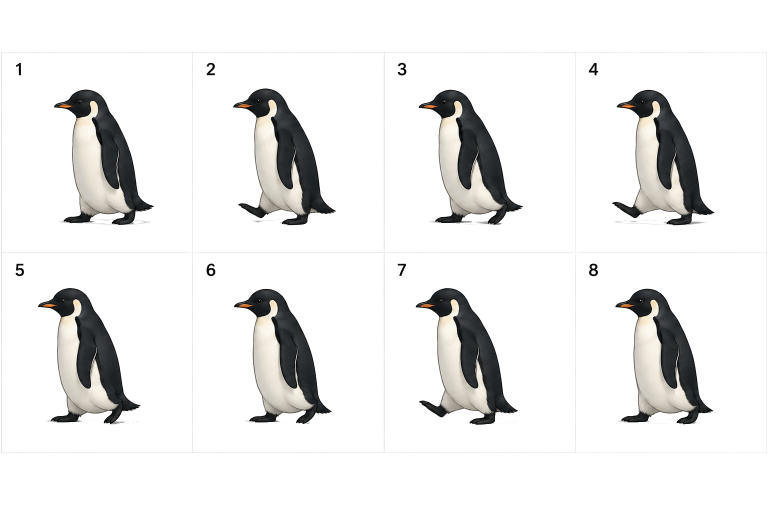
#> input picture incoming/tux.png, 1536 x 1024 px (shown at 1/2 size)
$ python slice_all.py
#> lines starting #> are read from the running program, lines starting #| are printed output that depends on the picture; after the words box and inside, x2 and y2 are one past the last pixel; in counts of white or black regions, pixels touching at a corner belong together
#!/usr/bin/env python3
"""Slice every penguin sprite sheet in ./incoming into clean, aligned frame sets.

Frames are auto-detected by connected components -- robust to uneven grids, and it
drops the number labels (too small) and any gridlines (too thin, low fill-ratio). They
are ordered reading-order (row bands top->bottom, then left->right), scaled by ONE
global factor so the standing penguin is TARGET_H tall in every set, bottom-aligned +
horizontally centered on a shared canvas, and flipped to face RIGHT (the daemon flips
back to travel left). Output: frames/<set>/NN.png  (+ preview-<set>.png).

Add a sheet by dropping it in incoming/ and listing it in SHEETS, then re-run.
"""
import os
import sys
import numpy as np
from scipy import ndimage
from PIL import Image

HERE = os.path.dirname(os.path.abspath(__file__))
INC = os.path.join(HERE, 'incoming')
FRAMES = os.path.join(HERE, 'frames')
TARGET_H = 90
MIN_BLOB = 2000     # px; penguins are 10k+, number labels are a few hundred
MIN_FILL = 0.15     # size / bbox-area; penguins ~0.4+, gridlines ~0.01

SHEETS = [
    ('tux.png', 'walk'),
    ('tux-roll.png', 'roll'),
    ('tux-somersault.png', 'somersault'),
    ('tux-jumping.png', 'jumping'),
    ('tux-flying.png', 'flying'),
]

def detect_frames(path):
    """Ordered list of tight RGBA crops (one per penguin), facing as in the source."""
#> called with path = 'incoming/tux.png'
    arr = np.asarray(Image.open(path).convert('RGBA'))
#> arr is the input picture: shape (1024, 1536, 4); mean R, G, B, A 18.5, 18.3, 17.7, 38.3
    lbl, n = ndimage.label(arr[..., 3] > 20)
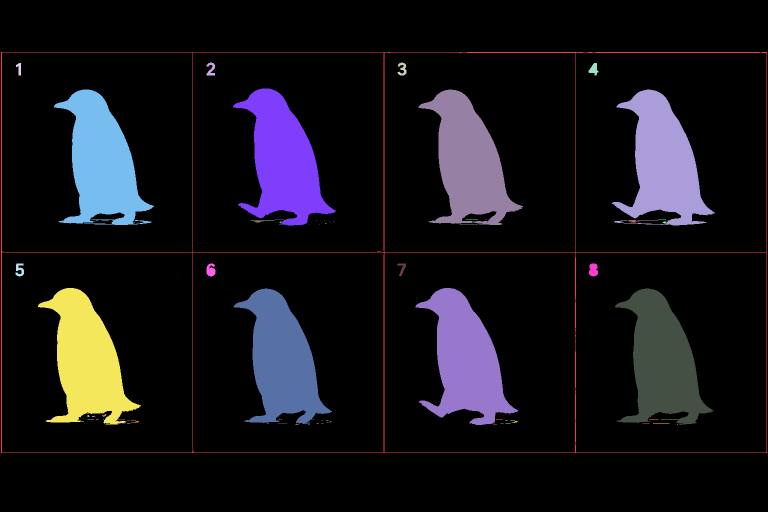
#> lbl: shape (1024, 1536) int32 (shown at 1/2 size); 88 distinct labels, from 0 to 87; one colour per label, 0 black
#> n = 87
    if n == 0:
        return []
    sizes = ndimage.sum(np.ones_like(lbl), lbl, range(1, n + 1))
#> sizes = 87 values, max 28320 at index 7, min 1 at index 5, mean 2743.3
    boxes = ndimage.find_objects(lbl)
#> boxes = 87 items
    keep = []
    for i in range(1, n + 1):
        sl = boxes[i - 1]
        if sl is None:
            continue
        h = sl[0].stop - sl[0].start
        w = sl[1].stop - sl[1].start
        if sizes[i - 1] >= MIN_BLOB and sizes[i - 1] / (h * w) >= MIN_FILL:
            keep.append(i)
#> this loop made 87 passes
#> (h, w) on passes 1 to 12: (802, 1532), (26, 17), (26, 18), (25, 10), (25, 20), (1, 1), (274, 206), (271, 200), (271, 209), (272, 205), (1, 1), (1, 25)
#> after the loop, keep = [7, 8, 9, 10, 43, 44, 45, 46]
    if not keep:
        return []
    # row bands: whitespace gaps between rows separate them regardless of pose
    pen = np.isin(lbl, keep)
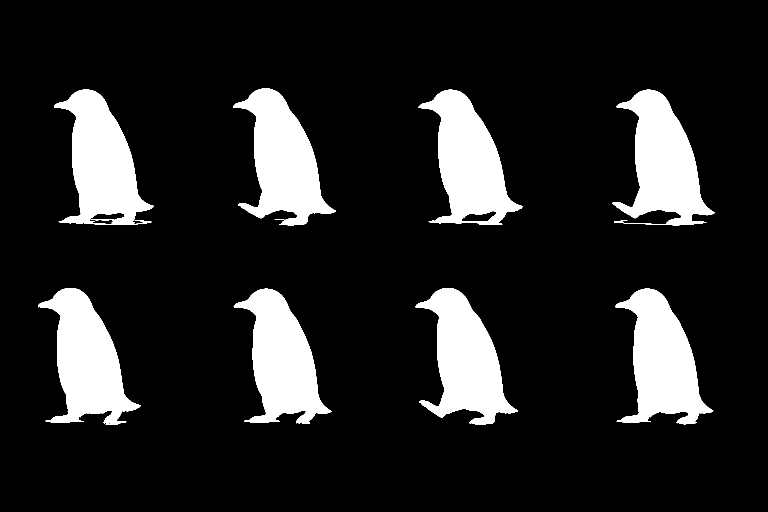
#> pen: shape (1024, 1536) bool (shown at 1/2 size); 14.3% white; 8 white regions, largest, box (x1, y1, x2, y2) and area: (108, 179, 308, 450) 28320, (466, 177, 672, 451) 28236, (1224, 179, 1429, 451) 28199
    occ = pen.any(axis=1)
    bands, y, H = [], 0, occ.shape[0]
#> bands = []; y = 0; H = 1024
    while y < H:
        if occ[y]:
            y0 = y
            while y < H and occ[y]:
                y += 1
            bands.append((y0, y))
        else:
            y += 1
#> after the loop, bands = [(177, 451), (576, 850)]; y = 1024
    cents = ndimage.center_of_mass(arr[..., 3] > 20, lbl, keep)
#> cents = [(321.3, 565.7), (325.1, 202.8), (323.6, 936.9), (325.5, 1326), (720.9, 173.1), (720.1, 930.7), (720.1, 563.4), (722.4, 1324.2)]
    items = []
    for comp, (cy, cx) in zip(keep, cents):
        band = next((bi for bi, (a, b) in enumerate(bands) if a <= cy < b), len(bands))
        items.append((band, cx, comp))
#> this loop made 8 passes
#> (comp, cy, cx, band) on passes 1 to 8: (7, 321.3, 565.7, 0), (8, 325.1, 202.8, 0), (9, 323.6, 936.9, 0), (10, 325.5, 1326, 0), (43, 720.9, 173.1, 1), (44, 720.1, 930.7, 1), (45, 720.1, 563.4, 1), (46, 722.4, 1324.2, 1)
#> after the loop, items = [(0, 565.7, 7), (0, 202.8, 8), (0, 936.9, 9), (0, 1326, 10), (1, 173.1, 43), (1, 930.7, 44), (1, 563.4, 45), (1, 1324.2, 46)]
    items.sort(key=lambda t: (t[0], t[1]))
    frames = []
    for _, _, comp in items:
        sl = boxes[comp - 1]
        sub = arr[sl].copy()
        m = lbl[sl] == comp
        sub[~m, 3] = 0
        frames.append(sub)
#> this loop made 8 passes
#> comp on passes 1 to 8: 8, 7, 9, 10, 43, 45, 44, 46
#> pass 1, in detect_frames, `m = lbl[sl] == comp`:
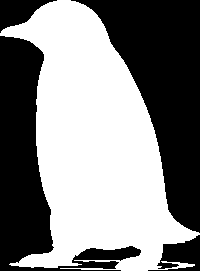
#> m: shape (271, 200) bool; 52.3% white; 4 black regions, box (x1, y1, x2, y2) and area: (71, 0, 200, 233) 13419, (0, 36, 141, 271) 10498, (148, 235, 200, 271) 1022, (0, 0, 57, 33) 941
#> after the loop:
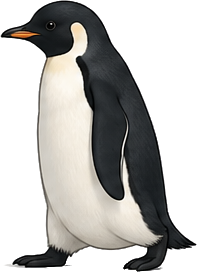
#> sub: shape (272, 197, 4); mean R, G, B, A 65.6, 64.6, 62.2, 133.8; transparent parts drawn white
#> after the loop, frames = 8 items
    return frames

# 1) detect frames for every present sheet
sets = {}
for fn, name in SHEETS:
    p = os.path.join(INC, fn)
    if os.path.exists(p):
        fr = detect_frames(p)
#> fr = 8 items
        if fr:
            sets[name] = fr
            print(f'{name:12} {len(fr):2d} frames  <- {fn}')
#| walk          8 frames  <- tux.png
        else:
            print(f'{name:12} (no frames detected in {fn})')
#> pass 2 of the loop `for fn, name in SHEETS:`:
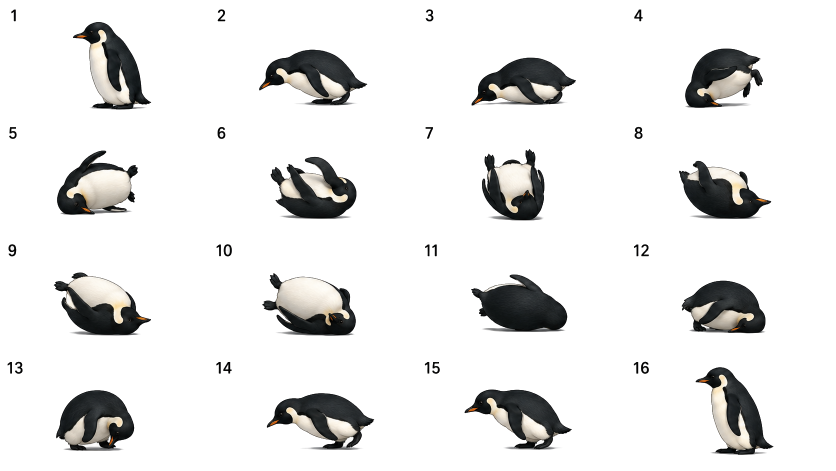
#> input picture incoming/tux-roll.png, 1672 x 941 px (shown at 1/2 size)
#> in detect_frames, arr is the input picture: shape (941, 1672, 4); mean R, G, B, A 13.4, 13.3, 12.8, 37.3
#> lbl: shape (941, 1672) int32; 40 distinct labels, from 0 to 39
#> n = 39
#> sizes = 39 values, max 16515 at index 24, min 117 at index 20, mean 5944.4
#> boxes = 39 items
#> the loop in detect_frames (call 2), `for i in range(1, n + 1):` made 39 passes
#> (h, w) on passes 1 to 8: (25, 16), (25, 16), (24, 10), (24, 18), (175, 157), (119, 156), (112, 217), (96, 209)
#> after the loop in detect_frames (call 2), `for i in range(1, n + 1):`: keep = [5, 6, 7, 8, 13, 14, 15, 16, 24, 25, 26, 27, 36, 37, 38, 39]
#> in detect_frames (call 2), `pen = np.isin(lbl, keep)`:
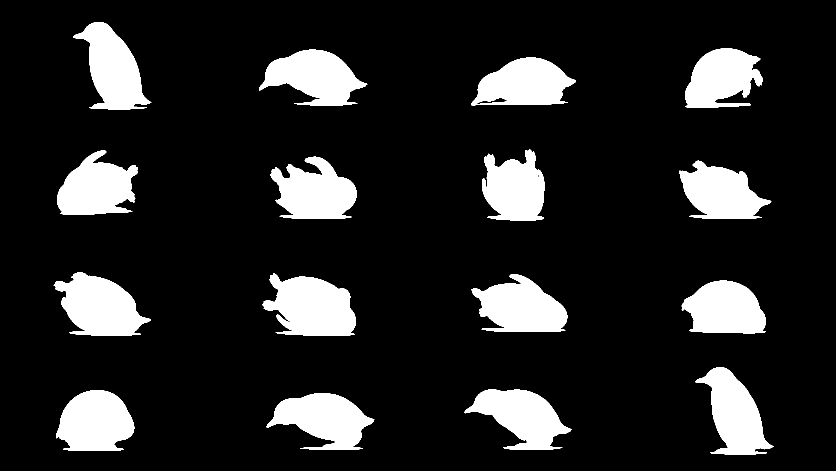
#> pen: shape (941, 1672) bool (shown at 1/2 size); 14.4% white; 16 white regions, largest, box (x1, y1, x2, y2) and area: (524, 546, 712, 672) 16515, (107, 544, 302, 671) 15397, (942, 549, 1135, 664) 14547
#> after the loop in detect_frames (call 2), `while y < H:`: bands = [(44, 219), (298, 441), (544, 672), (734, 910)]; y = 941
#> cents = [(137.7, 225.4), (156.4, 1443), (153.6, 629.4), (167.4, 1048.9), (377.3, 1029), (376.1, 192.1), (384, 629.4), (386.2, 1441.3), (613.2, 199.4), (614.3, 624.2), (614.9, 1042.1), (618.3, 1450.1), (828.3, 1469.3), (833.1, 1043.6), (844.2, 190.2), (838.4, 648.5)]
#> the loop in detect_frames (call 2), `for comp, (cy, cx) in zip(keep, cents):` made 16 passes
#> (comp, cy, cx, band) on passes 1 to 8: (5, 137.7, 225.4, 0), (6, 156.4, 1443, 0), (7, 153.6, 629.4, 0), (8, 167.4, 1048.9, 0), (13, 377.3, 1029, 1), (14, 376.1, 192.1, 1), (15, 384, 629.4, 1), (16, 386.2, 1441.3, 1)
#> after the loop in detect_frames (call 2), `for comp, (cy, cx) in zip(keep, cents):`: items = [(0, 225.4, 5), (0, 1443, 6), (0, 629.4, 7), (0, 1048.9, 8), (1, 1029, 13), (1, 192.1, 14), (1, 629.4, 15), (1, 1441.3, 16), (2, 199.4, 24), (2, 624.2, 25), (2, 1042.1, 26), (2, 1450.1, 27), (3, 1469.3, 36), (3, 1043.6, 37), (3, 190.2, 38), (3, 648.5, 39)]
#> the loop in detect_frames (call 2), `for _, _, comp in items:` made 16 passes
#> comp on passes 1 to 8: 5, 7, 8, 6, 14, 15, 13, 16
#> after the loop in detect_frames (call 2), `for _, _, comp in items:`: frames = 16 items
#| roll         16 frames  <- tux-roll.png
#> pass 3 of the loop `for fn, name in SHEETS:`:
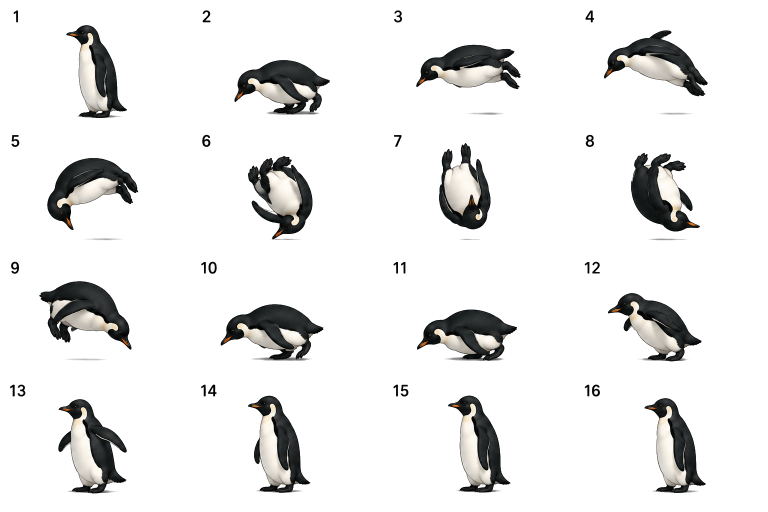
#> input picture incoming/tux-somersault.png, 1536 x 1024 px (shown at 1/2 size)
#> in detect_frames, arr is the input picture: shape (1024, 1536, 4); mean R, G, B, A 13.3, 13.2, 12.8, 34.8
#> lbl: shape (1024, 1536) int32; 46 distinct labels, from 0 to 45
#> n = 45
#> sizes = 45 values, max 14551 at index 44, min 101 at index 19, mean 4810.5
#> boxes = 45 items
#> the loop in detect_frames (call 3), `for i in range(1, n + 1):` made 45 passes
#> (h, w) on passes 1 to 8: (25, 16), (25, 16), (24, 9), (24, 18), (186, 122), (133, 208), (89, 210), (110, 192)
#> after the loop in detect_frames (call 3), `for i in range(1, n + 1):`: keep = [5, 6, 7, 8, 15, 16, 17, 18, 29, 30, 31, 32, 42, 43, 44, 45]
#> in detect_frames (call 3), `pen = np.isin(lbl, keep)`:
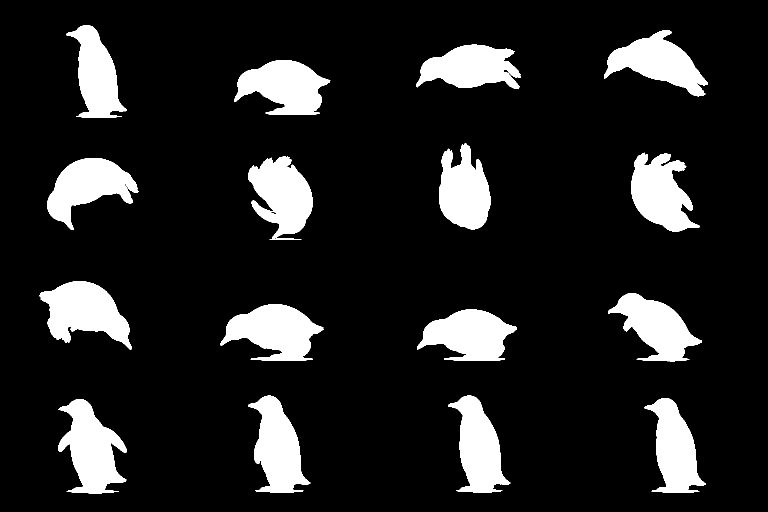
#> pen: shape (1024, 1536) bool (shown at 1/2 size); 13.4% white; 16 white regions, largest, box (x1, y1, x2, y2) and area: (116, 798, 254, 987) 14551, (78, 562, 263, 700) 14447, (441, 608, 647, 722) 14045
#> after the loop in detect_frames (call 3), `while y < H:`: bands = [(50, 236), (286, 480), (562, 723), (791, 987)]; y = 1024
#> cents = [(150.3, 192.7), (124.9, 1316.7), (134, 941.8), (173.1, 569.3), (382.3, 928.1), (385.7, 1320.9), (390.6, 564), (372.4, 175.4), (623.2, 168.5), (653.8, 1312.3), (662.5, 549.8), (670, 938.8), (896.1, 555.2), (895.3, 957.2), (898.2, 1349.3), (898.2, 182.4)]
#> the loop in detect_frames (call 3), `for comp, (cy, cx) in zip(keep, cents):` made 16 passes
#> (comp, cy, cx, band) on passes 1 to 8: (5, 150.3, 192.7, 0), (6, 124.9, 1316.7, 0), (7, 134, 941.8, 0), (8, 173.1, 569.3, 0), (15, 382.3, 928.1, 1), (16, 385.7, 1320.9, 1), (17, 390.6, 564, 1), (18, 372.4, 175.4, 1)
#> after the loop in detect_frames (call 3), `for comp, (cy, cx) in zip(keep, cents):`: items = [(0, 192.7, 5), (0, 1316.7, 6), (0, 941.8, 7), (0, 569.3, 8), (1, 928.1, 15), (1, 1320.9, 16), (1, 564, 17), (1, 175.4, 18), (2, 168.5, 29), (2, 1312.3, 30), (2, 549.8, 31), (2, 938.8, 32), (3, 555.2, 42), (3, 957.2, 43), (3, 1349.3, 44), (3, 182.4, 45)]
#> the loop in detect_frames (call 3), `for _, _, comp in items:` made 16 passes
#| somersault   16 frames  <- tux-somersault.png
#> the loop made 5 passes; the first 3 are shown
if not sets:
    print('no sheets found in', INC)
    sys.exit(1)

# 2) one global scale so the tallest frame (a standing penguin) == TARGET_H
gmax_h = max(f.shape[0] for fr in sets.values() for f in fr)
#> gmax_h = 274
scale = TARGET_H / gmax_h
#> scale = 0.328
def sized(f):
    return max(1, round(f.shape[1] * scale)), max(1, round(f.shape[0] * scale))
uni_w = max(sized(f)[0] for fr in sets.values() for f in fr)
#> uni_w = 71
uni_h = TARGET_H

# 3) place bottom-aligned + h-centered, flip to face right, save per set
for name, fr in sets.items():
    outdir = os.path.join(FRAMES, name)
    os.makedirs(outdir, exist_ok=True)
    for old in os.listdir(outdir):
        os.remove(os.path.join(outdir, old))
    imgs = []
    for i, f in enumerate(fr, start=1):
        sw, sh = sized(f)
        img = Image.fromarray(f, 'RGBA').resize((sw, sh), Image.LANCZOS)
        canvas = Image.new('RGBA', (uni_w, uni_h), (0, 0, 0, 0))
        canvas.alpha_composite(img, ((uni_w - sw) // 2, uni_h - sh))
        canvas = canvas.transpose(Image.FLIP_LEFT_RIGHT)
        canvas.save(os.path.join(outdir, f'{i:02d}.png'))
        imgs.append(canvas)
#> this loop made 8 passes
#> (sw, sh) on passes 1 to 8: (66, 89), (68, 90), (69, 89), (67, 89), (68, 90), (65, 89), (67, 90), (65, 89)
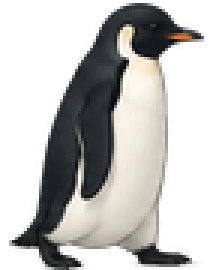
#> canvas: PIL image 71x90 RGBA (shown 3 times larger); mean R, G, B, A 66.3, 65.5, 63.3, 121.2; transparent parts drawn white
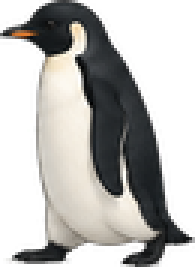
#> img: PIL image 65x89 RGBA (shown 3 times larger); mean R, G, B, A 73.3, 72.3, 69.9, 133.8; transparent parts drawn white
#> after the loop, imgs = 8 items
    pad = 6
    strip = Image.new('RGBA', (len(imgs) * (uni_w + pad) + pad, uni_h + 2 * pad), (120, 124, 130, 255))
    for i, im in enumerate(imgs):
        strip.alpha_composite(im, (pad + i * (uni_w + pad), pad))
#> this loop made 8 passes
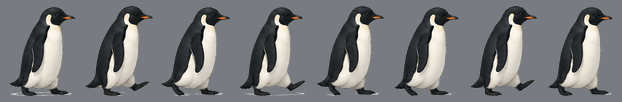
#> strip: PIL image 622x102 RGBA; mean R, G, B, A 118.8, 120.7, 122.9, 255
    strip.save(os.path.join(HERE, f'preview-{name}.png'))
#> pass 2 of the loop `for name, fr in sets.items():`:
#> the loop `for i, f in enumerate(fr, start=1):` made 16 passes
#> (sw, sh) on passes 1 to 8: (52, 57), (71, 37), (69, 32), (51, 39), (53, 42), (56, 41), (41, 47), (61, 38)
#> the loop `for i, im in enumerate(imgs):` made 16 passes
#> after the loop `for i, im in enumerate(imgs):`:
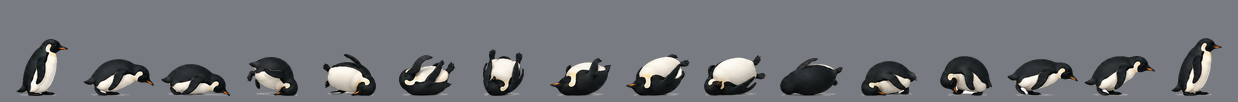
#> strip: PIL image 1238x102 RGBA; mean R, G, B, A 114.3, 117.5, 121.6, 255
#> pass 3 of the loop `for name, fr in sets.items():`:
#> the loop `for i, f in enumerate(fr, start=1):` made 16 passes
#> after the loop `for i, im in enumerate(imgs):`:
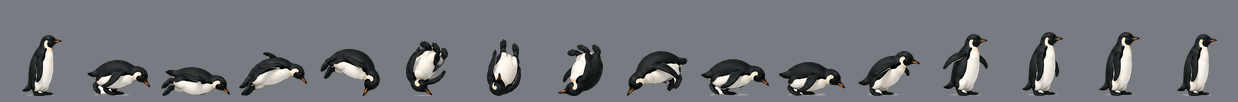
#> strip: PIL image 1238x102 RGBA; mean R, G, B, A 115.8, 118.9, 123.3, 255
#> the loop made 5 passes; the first 3 are shown

# tidy leftovers from the earlier flat layout
for old in os.listdir(FRAMES):
    if old.startswith('right-') and old.endswith('.png'):
        os.remove(os.path.join(FRAMES, old))
#> pass 2 of the loop `for old in os.listdir(FRAMES):`:
#> pass 3 of the loop `for old in os.listdir(FRAMES):`:
#> the loop made 5 passes; the first 3 are shown

print(f'unified canvas {uni_w}x{uni_h}, scale {scale:.3f}, sets:',
      {k: len(v) for k, v in sets.items()})
#| unified canvas 71x90, scale 0.328, sets: {'walk': 8, 'roll': 16, 'somersault': 16, 'jumping': 16, 'flying': 16}
